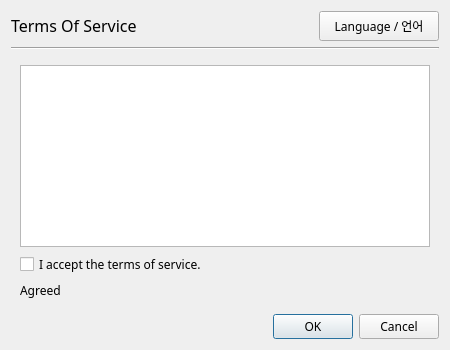
<?xml version="1.0" encoding="UTF-8"?>
<ui version="4.0">
 <class>Dialog</class>
 <widget class="QDialog" name="Dialog">
  <property name="geometry">
   <rect>
    <x>0</x>
    <y>0</y>
    <width>450</width>
    <height>350</height>
   </rect>
  </property>
  <property name="font">
   <font>
    <family>Arial Rounded MT Bold</family>
   </font>
  </property>
  <property name="windowTitle">
   <string>Terms Of Service</string>
  </property>
  <property name="locale">
   <locale language="English" country="UnitedStates"/>
  </property>
  <layout class="QVBoxLayout" name="DialogLayout">
   <item>
    <layout class="QHBoxLayout" name="titleAreaLayout">
     <item>
      <widget class="QLabel" name="window_title">
       <property name="sizePolicy">
        <sizepolicy hsizetype="Preferred" vsizetype="Fixed">
         <horstretch>0</horstretch>
         <verstretch>0</verstretch>
        </sizepolicy>
       </property>
       <property name="font">
        <font>
         <pointsize>12</pointsize>
        </font>
       </property>
       <property name="text">
        <string>Terms Of Service</string>
       </property>
      </widget>
     </item>
     <item>
      <widget class="QToolButton" name="selectLanguage">
       <property name="minimumSize">
        <size>
         <width>120</width>
         <height>30</height>
        </size>
       </property>
       <property name="text">
        <string>Language / 언어</string>
       </property>
      </widget>
     </item>
    </layout>
   </item>
   <item>
    <widget class="Line" name="window_title_line">
     <property name="orientation">
      <enum>Qt::Horizontal</enum>
     </property>
    </widget>
   </item>
   <item>
    <widget class="QWidget" name="termsOfServiceArea" native="true">
     <layout class="QVBoxLayout" name="termsOfServiceAreaLayout">
      <item>
       <widget class="QTextBrowser" name="textBrowser">
        <property name="html">
         <string>&lt;!DOCTYPE HTML PUBLIC &quot;-//W3C//DTD HTML 4.0//EN&quot; &quot;http://www.w3.org/TR/REC-html40/strict.dtd&quot;&gt;
&lt;html&gt;&lt;head&gt;&lt;meta name=&quot;qrichtext&quot; content=&quot;1&quot; /&gt;&lt;style type=&quot;text/css&quot;&gt;
p, li { white-space: pre-wrap; }
&lt;/style&gt;&lt;/head&gt;&lt;body style=&quot; font-family:'Arial Rounded MT Bold'; font-size:9pt; font-weight:400; font-style:normal;&quot;&gt;
&lt;p style=&quot;-qt-paragraph-type:empty; margin-top:0px; margin-bottom:0px; margin-left:0px; margin-right:0px; -qt-block-indent:0; text-indent:0px;&quot;&gt;&lt;br /&gt;&lt;/p&gt;&lt;/body&gt;&lt;/html&gt;</string>
        </property>
        <property name="textInteractionFlags">
         <set>Qt::NoTextInteraction</set>
        </property>
       </widget>
      </item>
      <item>
       <widget class="QCheckBox" name="agree">
        <property name="text">
         <string>I accept the terms of service.</string>
        </property>
       </widget>
      </item>
      <item>
       <widget class="QLabel" name="agreed">
        <property name="text">
         <string>Agreed</string>
        </property>
       </widget>
      </item>
     </layout>
    </widget>
   </item>
   <item>
    <widget class="QDialogButtonBox" name="buttonBox">
     <property name="orientation">
      <enum>Qt::Horizontal</enum>
     </property>
     <property name="standardButtons">
      <set>QDialogButtonBox::Cancel|QDialogButtonBox::Ok</set>
     </property>
    </widget>
   </item>
  </layout>
 </widget>
 <resources/>
 <connections>
  <connection>
   <sender>buttonBox</sender>
   <signal>accepted()</signal>
   <receiver>Dialog</receiver>
   <slot>accept()</slot>
   <hints>
    <hint type="sourcelabel">
     <x>248</x>
     <y>254</y>
    </hint>
    <hint type="destinationlabel">
     <x>157</x>
     <y>274</y>
    </hint>
   </hints>
  </connection>
  <connection>
   <sender>buttonBox</sender>
   <signal>rejected()</signal>
   <receiver>Dialog</receiver>
   <slot>reject()</slot>
   <hints>
    <hint type="sourcelabel">
     <x>316</x>
     <y>260</y>
    </hint>
    <hint type="destinationlabel">
     <x>286</x>
     <y>274</y>
    </hint>
   </hints>
  </connection>
 </connections>
</ui>
